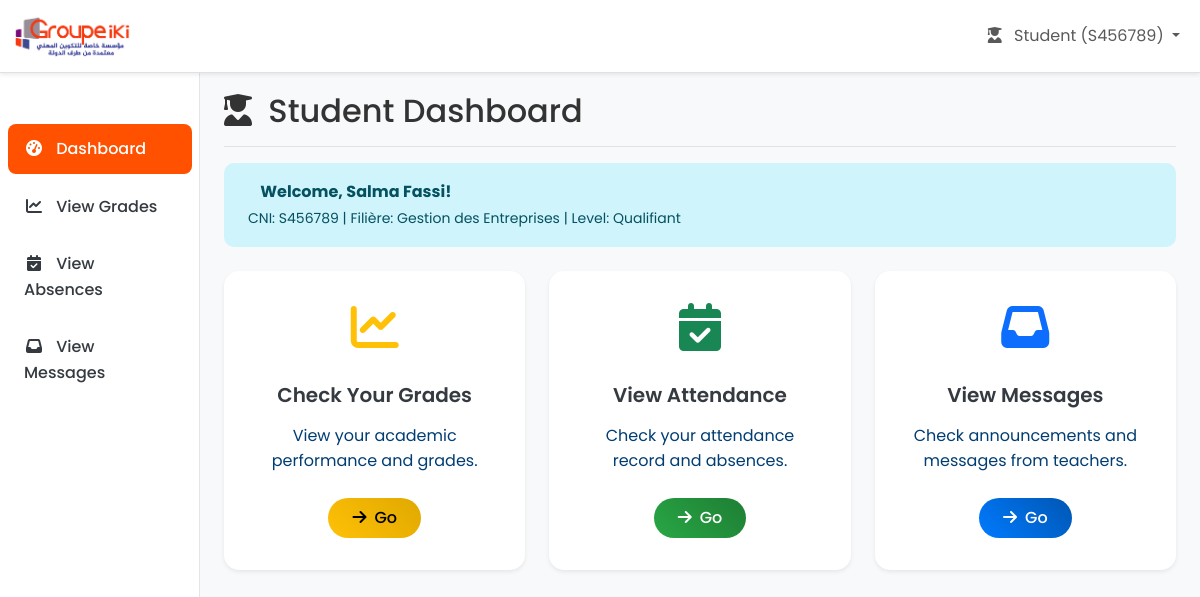
Page /dashboard_student.php (signed in) on the committed database.
### tables this page shows
CREATE TABLE `students` (
  `id` int(11) NOT NULL,
  `nom` varchar(50) NOT NULL,
  `prenom` varchar(50) NOT NULL,
  `cni` varchar(50) NOT NULL,
  `password` varchar(255) NOT NULL,
  `date_naissance` date DEFAULT NULL,
  `lieu_naissance` varchar(100) DEFAULT NULL,
  `adresse` text DEFAULT NULL,
  `date_inscription` date DEFAULT curdate(),
  `niveau` enum('technicien','technicien_specialise','qualifiant') DEFAULT 'technicien',
  `num_telephone` varchar(20) DEFAULT NULL,
  `email` varchar(100) DEFAULT NULL,
  `filiere_id` int(11) DEFAULT NULL,
  `account_status` enum('active','suspended') DEFAULT 'active',
  `created_at` timestamp NOT NULL DEFAULT current_timestamp()
);

CREATE TABLE `filieres` (
  `id` int(11) NOT NULL,
  `name` varchar(100) NOT NULL,
  `description` text DEFAULT NULL,
  `created_at` timestamp NOT NULL DEFAULT current_timestamp()
);

### dashboard_student.php (the view, shortened to what this page needs)
<?php
$user_cni = $_SESSION['user_cni'];
$host = 'localhost';
$dbname = 'groupe_iki';
$username = 'root';
$db_password = '';
$student_name = '';
$student_filiere = '';
try {
    $pdo = new PDO("mysql:host=$host;dbname=$dbname;charset=utf8", $username, $db_password);
    $pdo->setAttribute(PDO::ATTR_ERRMODE, PDO::ERRMODE_EXCEPTION);
    $stmt = $pdo->prepare("
        SELECT s.nom, s.prenom, s.niveau, f.name as filiere_name
        FROM students s
        LEFT JOIN filieres f ON s.filiere_id = f.id
        WHERE s.cni = ?
    ");
    $stmt->execute([$user_cni]);
    $student = $stmt->fetch(PDO::FETCH_ASSOC);
    if ($student) {
        $student_name = $student['prenom'] . ' ' . $student['nom'];
        $student_filiere = $student['filiere_name'] ?? 'No filière assigned';
        $student_niveau = $student['niveau'] ?? '';
    }
} catch (PDOException $e) {
}
?>
<!DOCTYPE html>
<html lang="en">
<head>
    <link href="https://cdn.jsdelivr.net/npm/bootstrap@5.3.0/dist/css/bootstrap.min.css" rel="stylesheet">
    <link href="https://cdnjs.cloudflare.com/ajax/libs/font-awesome/6.4.0/css/all.min.css" rel="stylesheet">
    <link href="css/styles.css" rel="stylesheet">
</head>
<body class="dashboard-page">
    <nav class="navbar navbar-expand-lg navbar-light bg-white fixed-top border-bottom shadow-sm">
        <div class="container-fluid">
            <a class="navbar-brand d-flex align-items-center" href="dashboard_student.php">
                 <img src="assets/logo-circle.jpg" alt="" width="120px">
            </a>
            <div class="collapse navbar-collapse" id="navbarNav">
                <ul class="navbar-nav ms-auto">
                    <li class="nav-item dropdown">
                        <a class="nav-link dropdown-toggle" href="#" id="userDropdown" role="button" data-bs-toggle="dropdown">
                            <i class="fas fa-user-graduate me-2"></i>
                            Student (<?php echo htmlspecialchars($user_cni); ?>)
                        </a>
                    </li>
                </ul>
            </div>
        </div>
    </nav>
    <div class="container-fluid">
        <div class="row">
            <nav class="col-md-3 col-lg-2 d-md-block sidebar collapse" id="sidebar">
                <div class="position-sticky pt-3">
                    <ul class="nav flex-column">
                        <li class="nav-item">
                            <a class="nav-link active" href="dashboard_student.php">
                                <i class="fas fa-tachometer-alt me-2"></i>
                                Dashboard
                            </a>
                        </li>
                        <li class="nav-item">
                            <a class="nav-link" href="view_grades.php">
                                <i class="fas fa-chart-line me-2"></i>
                                View Grades
                            </a>
                        </li>
                        <li class="nav-item">
                            <a class="nav-link" href="student_absences.php">
                                <i class="fas fa-calendar-check me-2"></i>
                                View Absences
                            </a>
                        </li>
                        <li class="nav-item">
                            <a class="nav-link" href="view_messages.php">
                                <i class="fas fa-inbox me-2"></i>
                                View Messages
                            </a>
                        </li>
                    </ul>
                </div>
            </nav>
            <main class="col-md-9 ms-sm-auto col-lg-10 px-md-4 main-content">
                <div class="d-flex justify-content-between flex-wrap flex-md-nowrap align-items-center pt-3 pb-2 mb-3 border-bottom">
                    <h1 class="h2">
                        <i class="fas fa-user-graduate me-2"></i>
                        Student Dashboard
                    </h1>
                </div>
                <div class="alert alert-info" role="alert">
                    <strong>Welcome, <?php echo $student_name ? htmlspecialchars($student_name) : 'Student'; ?>!</strong>
                    <br>
                    <small>
                        CNI: <?php echo htmlspecialchars($user_cni); ?>
                        <?php if ($student_filiere): ?>
                            | Filière: <?php echo htmlspecialchars($student_filiere); ?>
                        <?php endif; ?>
                        <?php if ($student_niveau): ?>
                            | Level: <?php echo htmlspecialchars(ucfirst(str_replace('_', ' ', $student_niveau))); ?>
                        <?php endif; ?>
                    </small>
                </div>
                <div class="row g-4">
                    <div class="col-md-6 col-lg-4">
                        <div class="card dashboard-card h-100">
                            <div class="card-body text-center">
                                <div class="card-icon">
                                    <i class="fas fa-chart-line fa-3x text-warning mb-3"></i>
                                </div>
                                <h5 class="card-title">Check Your Grades</h5>
                                <p class="card-text">View your academic performance and grades.</p>
                                <a href="view_grades.php" class="btn btn-warning">
                                    <i class="fas fa-arrow-right me-2"></i>Go
                                </a>
                            </div>
                        </div>
                    </div>
                    <div class="col-md-6 col-lg-4">
                        <div class="card dashboard-card h-100">
                            <div class="card-body text-center">
                                <div class="card-icon">
                                    <i class="fas fa-calendar-check fa-3x text-success mb-3"></i>
                                </div>
                                <h5 class="card-title">View Attendance</h5>
                                <p class="card-text">Check your attendance record and absences.</p>
                                <a href="student_absences.php" class="btn btn-success">
                                    <i class="fas fa-arrow-right me-2"></i>Go
                                </a>
                            </div>
                        </div>
                    </div>
                    <div class="col-md-6 col-lg-4">
                        <div class="card dashboard-card h-100">
                            <div class="card-body text-center">
                                <div class="card-icon">
                                    <i class="fas fa-inbox fa-3x text-primary mb-3"></i>
                                </div>
                                <h5 class="card-title">View Messages</h5>
                                <p class="card-text">Check announcements and messages from teachers.</p>
                                <a href="view_messages.php" class="btn btn-primary">
                                    <i class="fas fa-arrow-right me-2"></i>Go
                                </a>
                            </div>
                        </div>
                    </div>
                </div>
            </main>
        </div>
    </div>
</body>
</html>

### css/styles.css (style rules this page uses)
* { margin: 0; padding: 0; box-sizing: border-box; }
body { font-family: "Poppins", sans-serif; line-height: 1.6; color: #333; background-color: #f8f9fa; }
:root { --primary-color: #ff5100; --secondary-color: #003d72; --success-color: #28a745; --info-color: #17a2b8; --warning-color: #ffc107; --danger-color: #dc3545; --light-color: #f8f9fa; --dark-color: #343a40; --white: #ffffff; --shadow: 0 0.125rem 0.25rem rgba(0, 0, 0, 0.075); --shadow-lg: 0 1rem 3rem rgba(0, 0, 0, 0.175); }
.dashboard-page { padding-top: 56px; }
.navbar-brand { font-weight: 600; font-size: 1.25rem; }
.sidebar { position: fixed; top: 56px; bottom: 0; left: 0; z-index: 100; padding: 48px 0 0; box-shadow: inset -1px 0 0 rgba(0, 0, 0, 0.1); background-color: var(--white); }
.sidebar .nav-link { color: var(--dark-color); padding: 0.75rem 1rem; margin: 0.25rem 0.5rem; border-radius: 0.5rem; transition: all 0.3s ease; font-weight: 500; }
.sidebar .nav-link.active { background-color: var(--primary-color); color: var(--white); }
.sidebar .nav-link i { width: 20px; text-align: center; }
.main-content { margin-top: 20px; min-height: calc(100vh - 76px); }
.dashboard-card { border: none; border-radius: 15px; box-shadow: var(--shadow); transition: all 0.3s ease; overflow: hidden; }
.dashboard-card .card-body { padding: 2rem; }
.dashboard-card .card-icon { margin-bottom: 1rem; }
.dashboard-card .card-title { font-weight: 600; margin-bottom: 1rem; color: var(--dark-color); }
.dashboard-card .card-text { color: var(--secondary-color); margin-bottom: 1.5rem; }
.dashboard-card .btn { border-radius: 25px; padding: 0.5rem 1.5rem; font-weight: 500; transition: all 0.3s ease; }
.btn { border-radius: 10px; padding: 0.75rem 1.5rem; font-weight: 500; transition: all 0.3s ease; border: none; }
.btn-primary { background: linear-gradient(45deg, #007bff, #0056b3); }
.btn-success { background: linear-gradient(45deg, #28a745, #1e7e34); }
.btn-warning { background: linear-gradient(45deg, #ffc107, #e0a800); }
.alert { border-radius: 10px; border: none; padding: 1rem 1.5rem; margin-bottom: 1.5rem; animation: slideInDown 0.5s ease-out; }
.card { border: none; border-radius: 15px; box-shadow: var(--shadow); overflow: hidden; }
.card-body { padding: 2rem; }

### rows in the picture
students: student_name "Salma Fassi", filiere.name "Gestion des Entreprises", niveau "Qualifiant"

### other values in the picture
$user_cni "S456789"
